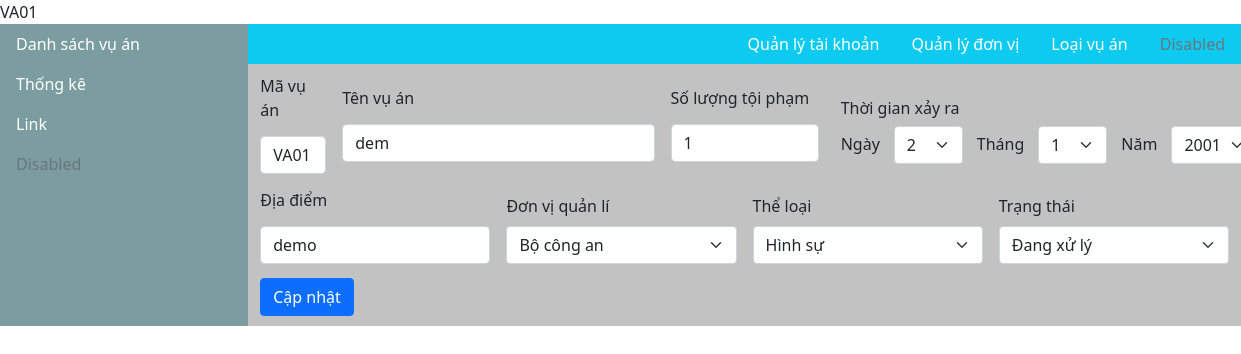
The page /suanhieu-vuan.php?STT=VA01 on the database its author committed.
### tables this page shows
CREATE TABLE `tbl_vuan` (
  `id_VuAn` varchar(500) NOT NULL,
  `Ten_VuAn` varchar(500) NOT NULL,
  `SL_ToiPham` int(11) NOT NULL,
  `Ngay` int(2) NOT NULL,
  `Thang` int(2) NOT NULL,
  `Nam` int(4) NOT NULL,
  `DiaDiem_VuAn` varchar(500) NOT NULL,
  `DonVi_VuAn` varchar(100) NOT NULL,
  `Loai_VuAn` varchar(100) NOT NULL,
  `TrangThai_VuAn` varchar(100) NOT NULL
);

### suanhieu-vuan.php (the view, shortened to what this page needs)
<?php
    include 'config.php';
                $STT= $_GET['STT'];
       $sql = "SELECT * FROM tbl_vuan  WHERE id_VuAn = '$STT' ";
       $query_sua =mysqli_query($conn,$sql);
       $row= mysqli_fetch_array($query_sua);
?>
<!DOCTYPE html>
<html lang="en">
<head>
    <link href="https://cdn.jsdelivr.net/npm/bootstrap@5.1.3/dist/css/bootstrap.min.css" rel="stylesheet">
    <link rel="stylesheet" href="style.css">
    <link rel="stylesheet" href="assets/font/fontawesome/css/all.css">
</head>
<body>
    <div id="wrapper">
        <section class="section">
    <div class=" content">
        <?php
            include('sidebar.php');
        ?>
        <div class=" main">
            <?php
                include('menu.php');
            ?>
        <div class="main-content container">
                <form method="post" action = "" class="row gx-3 gy-2 align-items-center">
                    <div class="col-md-1">
                        <label for="inputEmail4" class="form-label">Mã vụ án</label>
                        <input type="text" class="form-control" id="inputEmail4" name="id" value="<?php echo $row['id_VuAn']?>">
                    </div>
                    <div class="col-sm-4">
                        <label for="inputPassword4" class="form-label">Tên vụ án</label>
                        <input type="tex" class="form-control" id="inputPassword4" name="name" value="<?php echo $row['Ten_VuAn']?>">
                    </div>
                    <div class="col-sm-2">
                        <label for="inputAddress" class="form-label">Số lượng tội phạm</label>
                        <input type="text" class="form-control" id="inputAddress" placeholder="" name= "SL" value="<?php echo $row['SL_ToiPham']?>">
                    </div>
                    <div class="col-sm-3">
                    <label for="inputAddress2" class="form-label datetime-lable">Thời gian xảy ra </label>
                        <div class="col-sm-10 form-datetime">
                            <label for="inputAddress2" class="form-label datetime-lable">Ngày </label>
                            <select id="inputState" class="form-select datetime" name= "ngay">
                            <option selected><?php echo $row['Ngay'] ?></option>
                            </select>
                            <label for="inputAddress2" class="form-label datetime-lable">Tháng </label>
                            <select id="inputState" class="form-select  datetime" name= "thang">
                            <option selected> <?php echo $row['Thang'] ?> </option>
                            </select>
                            <label for="inputAddress2" class="form-label datetime-lable">Năm </label>
                            <select id="inputState" class="form-select  datetime" name= "nam">
                            <option selected> <?php echo $row['Nam'] ?> </option>
                            </select>
                        </div>
                        </div>
                    <div class="col-sm-3">
                        <label for="inputCity" class="form-label">Địa điểm</label>
                        <input type="text" class="form-control" id="inputCity" name = "address" value="<?php echo $row['DiaDiem_VuAn']?>">
                    </div>
                    <div class="col-sm-3">
                        <label for="inputState" class="form-label">Đơn vị quản lí</label>
                        <select id="inputState" class="form-select" name = "unit">
                        <option selected><?php echo $row['DonVi_VuAn']?></option>
                        </select>
                    </div>
                    <div class="col-sm-3">
                        <label for="inputState" class="form-label">Thể loại</label>
                        <select id="inputState" class="form-select" name= "category">
                        <option selected><?php echo $row['Loai_VuAn']?></option>
                        </select>
                    </div>
                    <div class="col-sm-3">
                        <label for="inputState" class="form-label">Trạng thái</label>
                        <select id="inputState" class="form-select" name= "status">
                        <option selected><?php echo $row['TrangThai_VuAn']?></option>
                        </select>
                    </div>
                    <div class="col-12">
                        <button type="submit" class="btn btn-primary" name="update">Cập nhật</button>
                    </div>
                </form>
            </div>
        </div>
    </div>
</div>
</body>
</html>

### style.css (style rules this page uses)
* { margin: 0; padding: 0; }
.section { background-color: #9999; }
.content { display: flex; }
.main { flex: 4; }
.main-content { margin: 10px 0; }
.form-datetime { display: flex; }
.datetime-lable { margin: 6px; }
.datetime { width: 100px; margin: 0 8px; }
.form-control { margin: 6px 0; }

### rows shown on the page
tbl_vuan: id "VA01", name "dem", SL "1", ngay "2", thang "1", nam "2001", address "demo", unit "Bộ công an", category "Hình sự", status "Đang xử lý"
